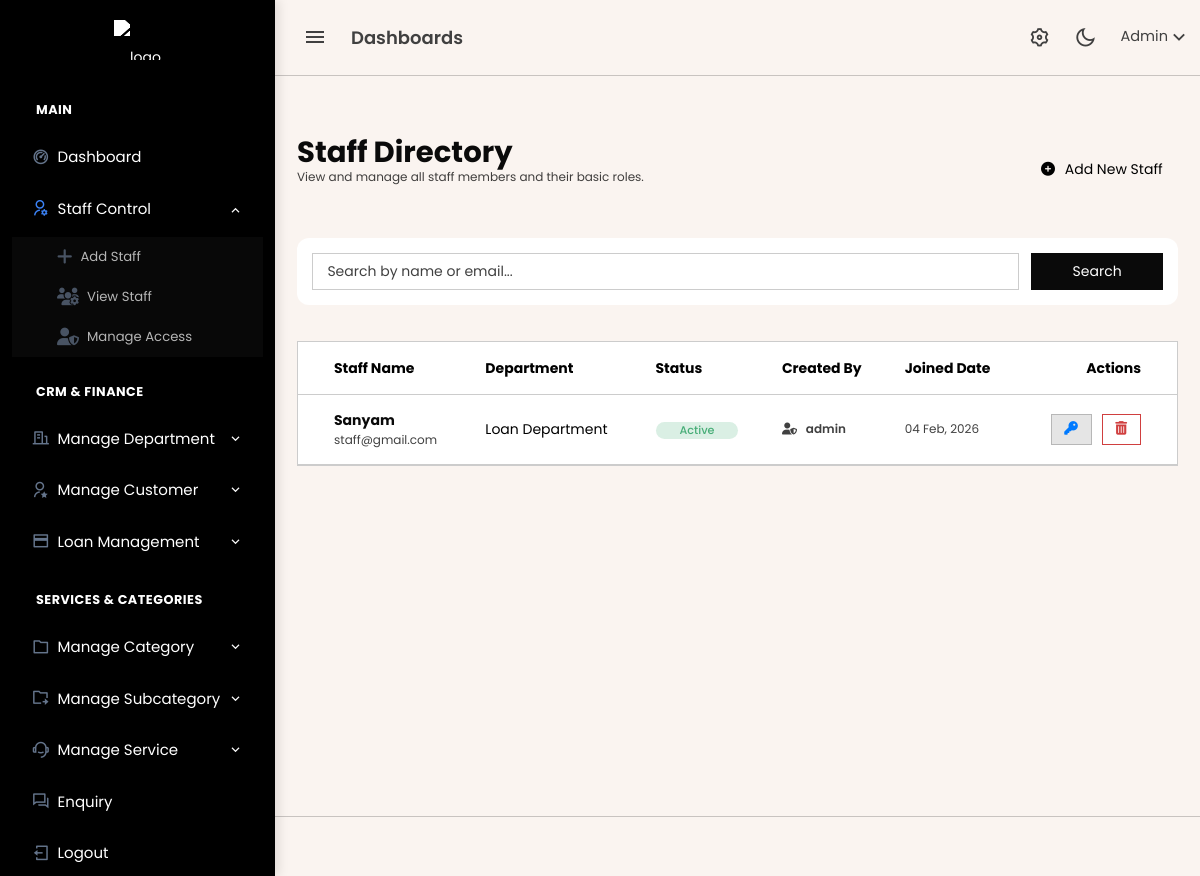
/admin/staff_list.php (signed in), run on an earlier commit of the app's database.
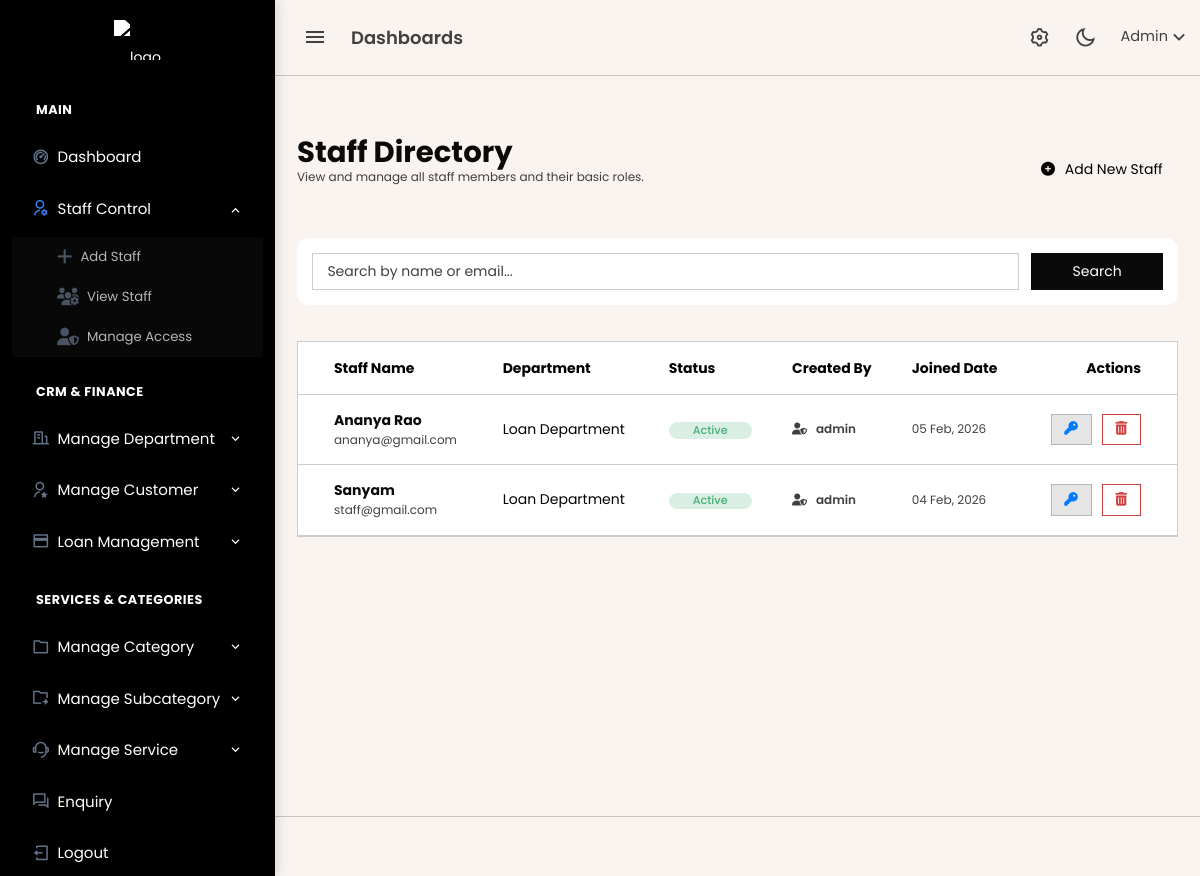
And on a later commit of the database.
### tables this page shows
CREATE TABLE `staff` (
  `id` bigint(20) UNSIGNED NOT NULL,
  `name` varchar(255) NOT NULL,
  `email` varchar(255) NOT NULL,
  `password` varchar(255) NOT NULL,
  `department_id` int(11) DEFAULT NULL,
  `created_by` bigint(20) UNSIGNED DEFAULT NULL,
  `status` enum('active','inactive') DEFAULT 'active',
  `created_at` timestamp NOT NULL DEFAULT current_timestamp(),
  `role_id` int(11) DEFAULT NULL
);

CREATE TABLE `departments` (
  `id` int(10) UNSIGNED NOT NULL,
  `name` varchar(255) NOT NULL,
  `created_at` timestamp NULL DEFAULT current_timestamp(),
  `updated_at` timestamp NULL DEFAULT current_timestamp() ON UPDATE current_timestamp(),
  `created_by` bigint(20) UNSIGNED DEFAULT NULL
);

### admin/staff_list.php (the view, shortened to what the changed rows need)
<?php
include 'header.php';
$search = isset($_GET['search']) ? mysqli_real_escape_string($conn, $_GET['search']) : '';
$where_clause = $search ? "WHERE s.name LIKE '%$search%' OR s.email LIKE '%$search%'" : "";
$query = "
    SELECT
        s.*,
        d.name AS department_name,
        a.name AS creator_name
    FROM staff s
    LEFT JOIN departments d ON s.department_id = d.id
    LEFT JOIN admin a ON s.created_by = a.id
    $where_clause
    ORDER BY s.id DESC
";
$result = mysqli_query($conn, $query);
?>
<div class="content-page">
    <div class="content">
        <div class="container-fluid pt-4">
            <div class="d-flex justify-content-between align-items-center mb-4">
                <div>
                    <h2 class="fw-bold text-dark mb-0">Staff Directory</h2>
                </div>
            </div>
            <div class="card card-modern">
                <div class="card-body p-0">
                    <div class="table-responsive">
                        <table class="table table-modern mb-0 align-middle">
                            <thead>
                                <tr>
                                    <th class="ps-4">Staff Name</th>
                                    <th>Department</th>
                                    <th>Status</th>
                                    <th>Created By</th>
                                    <th>Joined Date</th>
                                    <th class="text-end pe-4">Actions</th>
                                </tr>
                            </thead>
                            <tbody>
                                <?php if (mysqli_num_rows($result) > 0): ?>
                                    <?php while ($row = mysqli_fetch_assoc($result)): ?>
                                        <tr>
                                            <td class="ps-4">
                                                <div class="fw-bold text-dark"><?= htmlspecialchars($row['name']) ?></div>
                                                <div class="text-muted small"><?= htmlspecialchars($row['email']) ?></div>
                                            </td>
                                            <td>
                                                <span class="badge-dept"><?= htmlspecialchars($row['department_name'] ?? 'Unassigned') ?></span>
                                            </td>
                                            <td>
                                                <?php if($row['status'] == 'active'): ?>
                                                    <span class="badge rounded-pill bg-success-subtle text-success px-3">Active</span>
                                                <?php else: ?>
                                                    <span class="badge rounded-pill bg-danger-subtle text-danger px-3">Inactive</span>
                                                <?php endif; ?>
                                            </td>
                                            <td>
                                                <div class="small fw-semibold text-muted">
                                                    <i class="fas fa-user-shield me-1"></i> <?= htmlspecialchars($row['creator_name'] ?? 'System') ?>
                                                </div>
                                            </td>
                                            <td class="text-muted small">
                                                <?= date('d M, Y', strtotime($row['created_at'])) ?>
                                            </td>
                                            <td class="text-end pe-4">
                                                <a href="manage_permissions.php?staff_id=<?= $row['id'] ?>" class="btn btn-sm btn-light border me-1" title="Manage Access">
                                                    <i class="fas fa-key text-primary"></i>
                                                </a>
                                                <a href="db/delete/staff_delete.php?id=<?= $row['id'] ?>"
                                                   onclick="return confirm('Are you sure you want to delete this staff member? All their specific permissions will also be removed.')"
                                                   class="btn btn-sm btn-outline-danger">
                                                    <i class="fas fa-trash-alt"></i>
                                                </a>
                                            </td>
                                        </tr>
                                    <?php endwhile; ?>
                                <?php else: ?>
                                    <tr>
                                        <td colspan="6" class="text-center py-5 text-muted">No staff members found.</td>
                                    </tr>
                                <?php endif; ?>
                            </tbody>
                        </table>
                    </div>
                </div>
            </div>
        </div>
    </div>
</div>
<?php include 'footer.php'; ?>

What changed in the data, as far as the page shows it:
added staff: name "Ananya Rao", email "ananya@gmail.com", department.name "Loan Department", status "Active", admin.name "admin", created_at "05 Feb, 2026"
